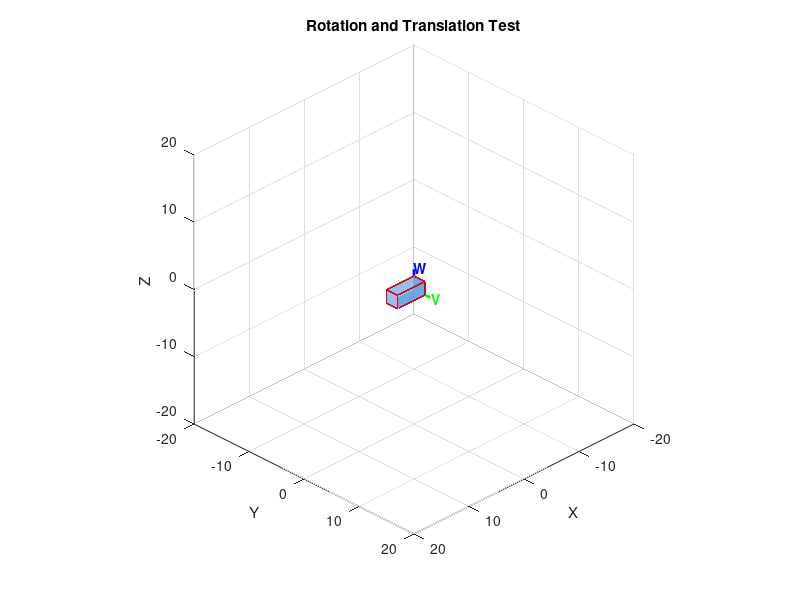

Write the MATLAB code that produced this figure. (Note: this script raises an error after producing the figure.)
close all
clc

%Making all our 8 points
vertices = [
    0 0 0; 0 2 0; 0 2 2; 0 0 2; %First square 
    5 0 0; 5 2 0; 5 2 2; 5 0 2  %Second square changed only x 
];

%Connecting the points to make faces
faces = [
    1 2 3 4; 
    5 6 7 8; 
    1 2 6 5; 
    2 3 7 6; 
    3 4 8 7; 
    4 1 5 8  
];

%Patching our dotes to make whole figure
h = patch('Vertices', vertices, 'Faces', faces, ...
          'FaceColor', [0.3 0.6 0.9], 'FaceAlpha', 0.6, 'EdgeColor', 'k');  

g = patch('Vertices', vertices, 'Faces', faces, ...
          'FaceColor', 'none', 'FaceAlpha', 0.6, 'EdgeColor', 'r'); 

% Define the initial axes
x_axis = [1 0 0];
y_axis = [0 1 0];
z_axis = [0 0 1];

grid on; axis equal;
view(135, 30); % 3D view
xlabel('X'); ylabel('Y'); zlabel('Z');
title('Rotation and Translation Test');

%Got this recomendation from forum, needed to make picture stable
axis([-20 20 -20 20 -20 20]); 

hold on; 
%Just to see better rotation, higlight the X axis from 0 to 5
axis_length = 3;

line_U = line([0 axis_length], [0 0], [0 0], 'Color', 'r', 'LineWidth', 2);
line_V = line([0 0], [0 axis_length], [0 0], 'Color', 'g', 'LineWidth', 2);
line_W = line([0 0], [0 0], [0 axis_length], 'Color', 'b', 'LineWidth', 2);

text_U = text(axis_length + 0.2, 0, 0, 'U', 'Color', 'r', 'FontWeight', 'bold');
text_V = text(0, axis_length + 0.2, 0, 'V', 'Color', 'g', 'FontWeight', 'bold');
text_W = text(0, 0, axis_length + 0.2, 'W', 'Color', 'b', 'FontWeight', 'bold');

translate_system = hgtransform;
set([h, line_U, line_V, line_W, text_U, text_V, text_W], 'Parent', translate_system);

translate_system_ghost = hgtransform;
set([g, line_U, line_V, line_W, text_U, text_V, text_W], 'Parent', translate_system_ghost);

Lines

hold off;

origin = [0 0 0];


% RZ RX RY RZ | TX TV RU TW
translate_XYZ(translate_system, x_axis, 5)        
translate_UVW(translate_system, 'V', 5)           
rotation_XYZ(translate_system, z_axis, 45, origin)
rotation_UVW(translate_system, 'U', 45)           
rotation_XYZ(translate_system, y_axis, 45, origin) 
rotation_XYZ(translate_system, x_axis, 45, origin)
rotation_XYZ(translate_system, z_axis, 30, origin)
translate_UVW(translate_system, 'W', 5)           

%Ghost
% | RW RU RV RW TU TV RU TW
rotation_UVW(translate_system_ghost, 'W', 30);   
rotation_UVW(translate_system_ghost, 'U', 45);   
rotation_UVW(translate_system_ghost, 'V', 45);   
rotation_UVW(translate_system_ghost, 'W', 45);   
translate_UVW(translate_system_ghost, 'U', 5);   

translate_UVW(translate_system_ghost, 'V', 5);    
rotation_UVW(translate_system_ghost, 'U', 45);    
translate_UVW(translate_system_ghost, 'W', 5);    

disp('Main Matrix');
disp(translate_system.Matrix);
disp('Ghost Matrix');
disp(translate_system_ghost.Matrix);
